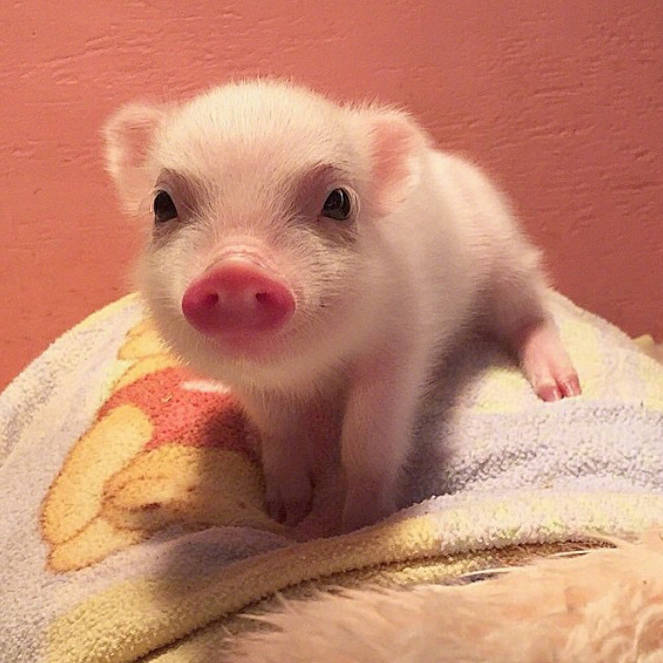
#> input picture image-1.png, 663 x 663 px
$ python -i utils.py   (imports and definitions only)   (older library calls are emulated)
#> lines starting #> are read from the running program, lines starting #| are printed output that depends on the picture
#> further down, picture is the input picture: shape (663, 663, 3); mean B, G, R 110.9, 134.8, 195.3
import cv2
import numpy as np
import concurrent.futures


def get_low_poly_image(
    image: np.ndarray, num_points: int = 1000, detail_level: int = 5
) -> np.ndarray:
    # 参数校验
#> called with num_points = 1000, detail_level = 5
    detail_level = max(1, min(detail_level, 5))
    num_points = max(100, num_points)

    # 图像预处理
    h, w = image.shape[:2]
#> h = 663; w = 663
    gray = cv2.cvtColor(image, cv2.COLOR_BGR2GRAY)
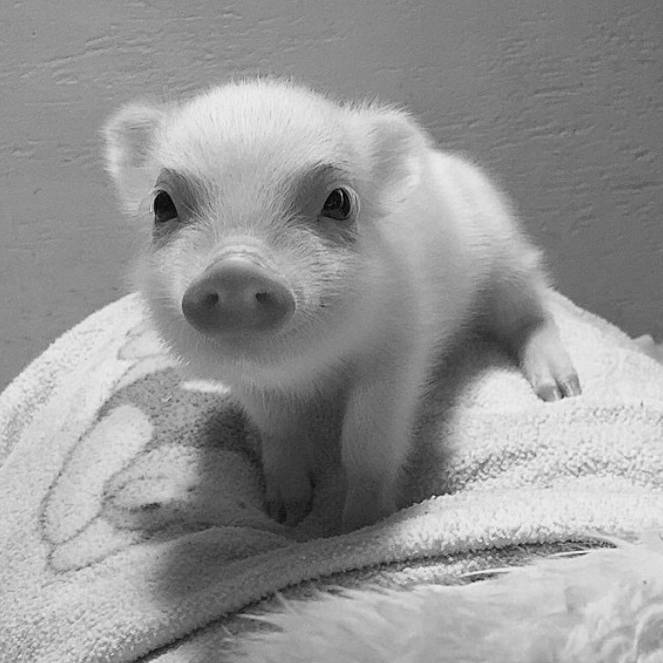
#> gray: shape (663, 663); min 3, max 243, mean 150.1

    # 动态计算模糊参数
    blur_size = 5 + 2 * detail_level
    blur_size = blur_size + 1 if blur_size % 2 == 0 else blur_size
    blurred = cv2.GaussianBlur(gray, (blur_size, blur_size), 0)

    # 自适应阈值计算
    otsu_thresh, _ = cv2.threshold(blurred, 0, 255, cv2.THRESH_BINARY + cv2.THRESH_OTSU)
#> otsu_thresh = 156
    edges = cv2.Canny(blurred, otsu_thresh * 0.5, otsu_thresh * 1.5)
#> edges: shape (663, 663); every value is 0

    # 特征点采集优化
    ys, xs = np.where(edges > 0)
#> ys = empty array; xs = empty array
    edge_points = np.column_stack((xs, ys))
#> edge_points = empty array

    # 智能点采样策略
    if len(edge_points) > num_points * 0.8:
        edge_sample = int(num_points * 0.8)
        indices = np.random.choice(len(edge_points), edge_sample, replace=False)
        points = edge_points[indices]
        num_random = num_points - edge_sample
    else:
        points = edge_points
#> points = empty array
        num_random = num_points - len(points)
#> num_random = 1000

    # 高效生成随机点
    if num_random > 0:
        random_points = np.random.randint([0, 0], [w, h], (num_random, 2))
#> random_points = 1000 pairs, first value 0 to 662, second value 0 to 662
        points = (
            np.vstack([points, random_points]) if len(points) > 0 else random_points
        )
#> points has the same summary as random_points

    # Delaunay三角剖分
    rect = (0, 0, w, h)
#> rect = (0, 0, 663, 663)
    subdiv = cv2.Subdiv2D(rect)
    subdiv.insert(points.astype(np.float32))

    # 过滤无效三角形
    triangle_list = []
    for t in subdiv.getTriangleList():
        if all(0 <= t[i] < w and 0 <= t[i + 1] < h for i in range(0, 6, 2)):
            triangle_list.append(t)

    # 预处理积分图
    integral_b = cv2.integral(image[:, :, 0], sdepth=cv2.CV_64F)
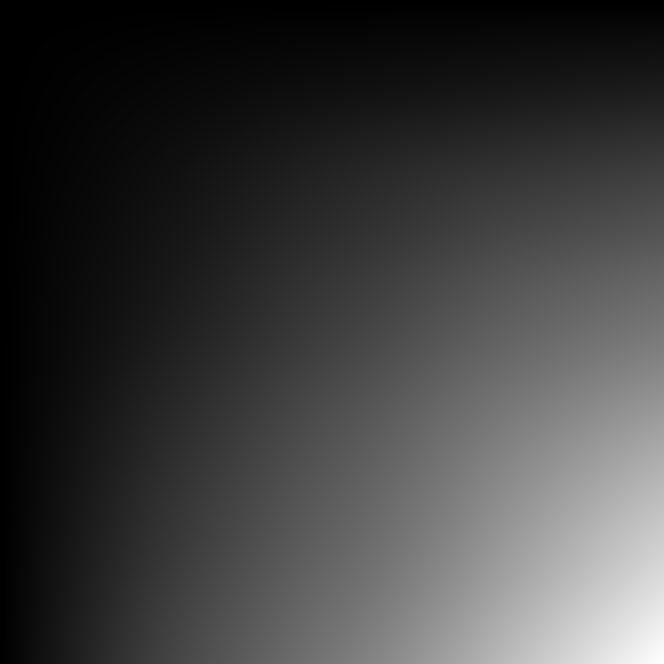
#> integral_b: shape (664, 664) float64; min 0, max 48765462, mean 11947592.9; drawn with min black and max white
    integral_g = cv2.integral(image[:, :, 1], sdepth=cv2.CV_64F)
    integral_r = cv2.integral(image[:, :, 2], sdepth=cv2.CV_64F)

    # 多线程颜色计算
    triangles_with_colors = []

    def process_triangle(t):
        # 解析三角形顶点
        pts = [(int(t[i]), int(t[i + 1])) for i in range(0, 6, 2)]

        # 计算包围盒
        xs = [p[0] for p in pts]
        ys = [p[1] for p in pts]
        min_x, max_x = max(0, min(xs)), min(w - 1, max(xs))
#> min_x = 577; max_x = 605
        min_y, max_y = max(0, min(ys)), min(h - 1, max(ys))
#> min_y = 552; max_y = 598

        if min_x >= max_x or min_y >= max_y:
            return None

        # 使用积分图计算平均颜色
        try:
            sum_b = (
                integral_r[max_y + 1, max_x + 1]
                - integral_r[max_y + 1, min_x]
                - integral_r[min_y, max_x + 1]
                + integral_r[min_y, min_x]
            )
#> sum_b = 332023
            sum_g = (
                integral_g[max_y + 1, max_x + 1]
                - integral_g[max_y + 1, min_x]
                - integral_g[min_y, max_x + 1]
                + integral_g[min_y, min_x]
            )
#> sum_g = 269171
            sum_r = (
                integral_b[max_y + 1, max_x + 1]
                - integral_b[max_y + 1, min_x]
                - integral_b[min_y, max_x + 1]
                + integral_b[min_y, min_x]
            )
#> sum_r = 209020
        except:
            return None

        area = (max_x - min_x + 1) * (max_y - min_y + 1)
#> area = 1363
        if area == 0:
            return None

        color = (int(sum_r / area), int(sum_g / area), int(sum_b / area))
#> color = (153, 197, 243)
        return (pts, color)

    # 并行处理三角形
    with concurrent.futures.ThreadPoolExecutor() as executor:
        futures = [executor.submit(process_triangle, t) for t in triangle_list]
#> futures = 1973 items
        for future in concurrent.futures.as_completed(futures):
            result = future.result()
            if result:
                triangles_with_colors.append(result)
#> this loop made 1973 passes
#> result on passes 1 to 3: ([(91, 643), (71, 624), (100, 632)], (124, 188, 227)), ([(484, 151), (469, 183), (466, 165)], (136, 159, 220)), ([(423, 348), (447, 350), (448, 366)], (89, 98, 136))
#> after the loop, triangles_with_colors = 1973 items

    # 创建结果图像
    result_img = np.full_like(image, 255)

    # 单线程绘制保证线程安全
    for pts, color in triangles_with_colors:
        cv2.fillConvexPoly(result_img, np.array(pts), color, lineType=cv2.LINE_AA)
#> this loop made 1973 passes
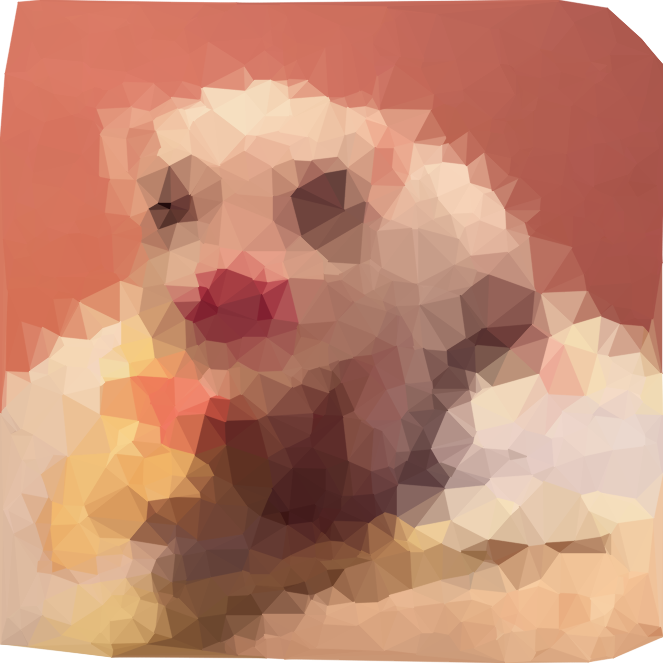
#> result_img: shape (663, 663, 3); mean of channels 0, 1, 2 113, 136.4, 195.7; drawn as B, G, R

    return result_img

>>> import cv2
>>> picture = cv2.imread('image-1.png')
>>> result = get_low_poly_image(picture)

$ run again, on image.png
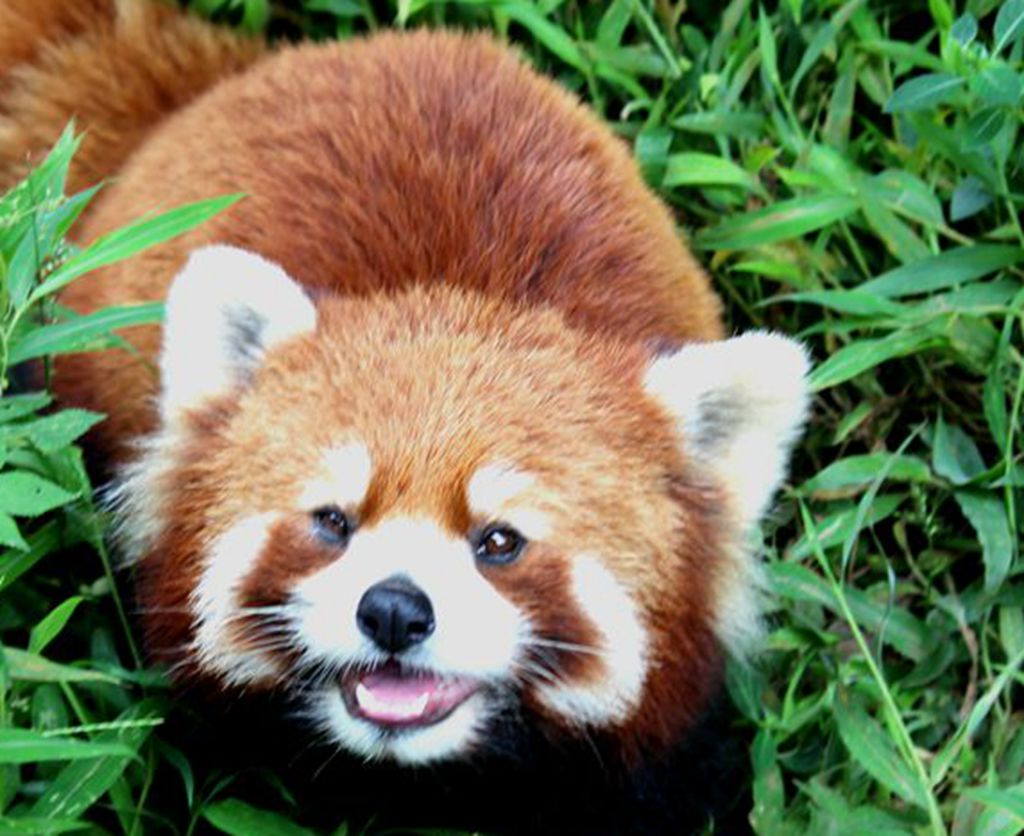
#> input picture image.png, 1024 x 836 px
#> picture is the input picture: shape (836, 1024, 3); mean B, G, R 84.5, 117.1, 113.5
#> otsu_thresh = 110
#> in get_low_poly_image, `edges = cv2.Canny(blurred, otsu_thresh * 0.5, otsu_thresh * 1.5)`:
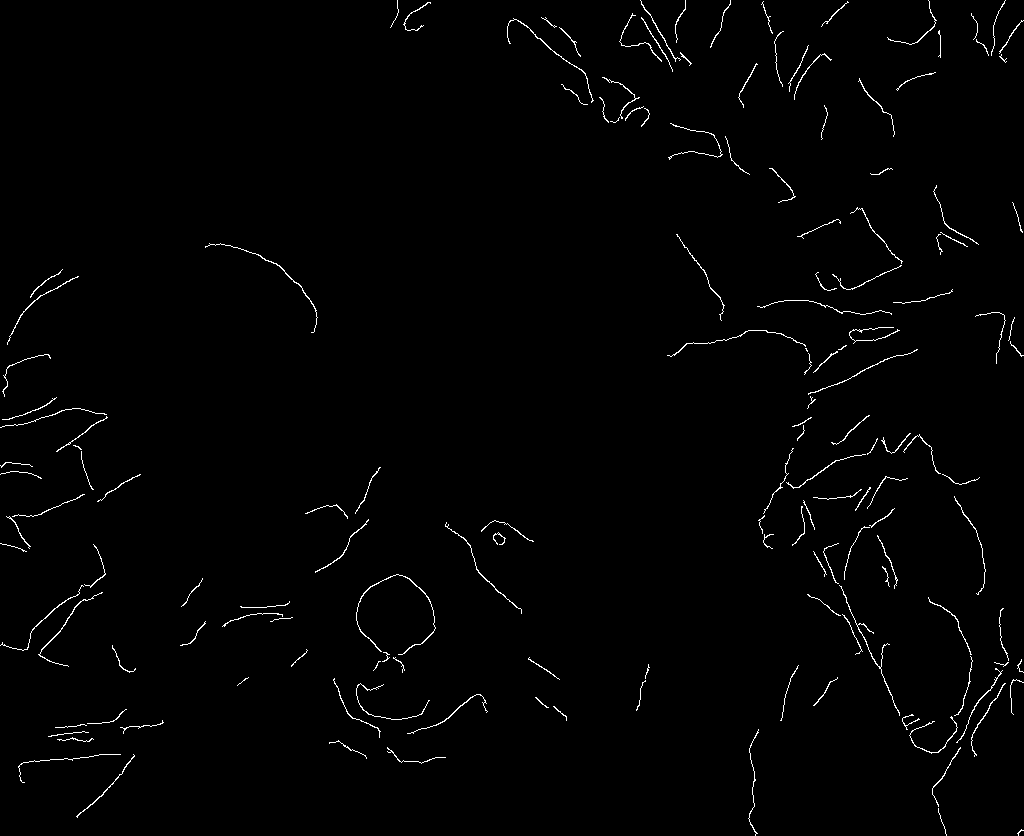
#> edges: shape (836, 1024); 1.2% white in thin lines or dots
#> in get_low_poly_image, `ys, xs = np.where(edges > 0)`: ys = 9989 values from 0 to 835; xs = 9989 values, max 1023 at index 312, min 0 at index 4330, mean 604
#> edge_points = 9989 pairs, first value 0 to 1023, second value 0 to 835
#> indices = 800 values, max 9988 at index 774, min 9 at index 393, mean 5204
#> in get_low_poly_image, `points = edge_points[indices]`: points = 800 pairs, first value 4 to 1020, second value 1 to 835
#> in get_low_poly_image, `points = ( np.vstack([points, random_points]) if len(points) > 0 else ..`: points = 1000 pairs, first value 4 to 1022, second value 1 to 835
#> sum_b = 17798
#> sum_g = 29964
#> sum_r = 19188
#> in process_triangle, `color = (int(sum_r / area), int(sum_g / area), int(sum_b / area))`: color = (100, 157, 93)
#> futures = 1977 items
#> the loop in get_low_poly_image, `for future in concurrent.futures.as_completed(futures):` made 1977 passes
#> result on passes 1 to 3: ([(724, 455), (686, 385), (727, 382)], (192, 194, 188)), ([(778, 202), (791, 189), (789, 199)], (30, 79, 25)), ([(834, 578), (824, 574), (833, 577)], (57, 126, 69))
#> the loop in get_low_poly_image, `for pts, color in triangles_with_colors:` made 1977 passes
#> after the loop in get_low_poly_image, `for pts, color in triangles_with_colors:`:
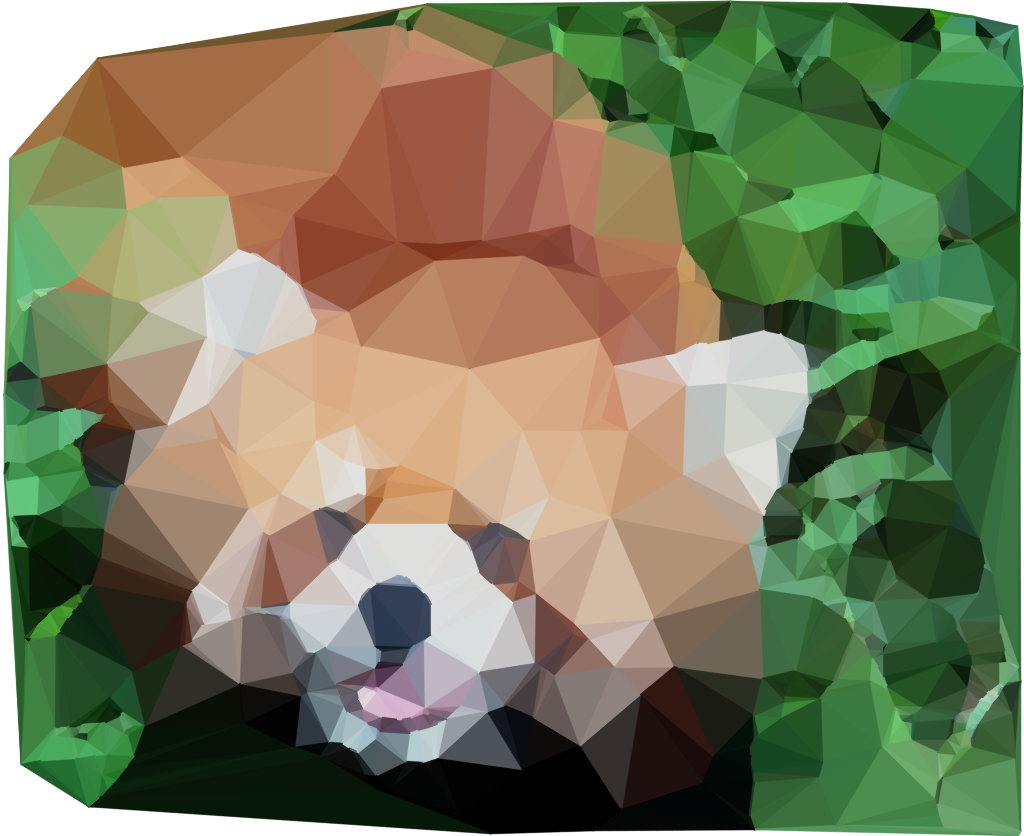
#> result_img: shape (836, 1024, 3); mean of channels 0, 1, 2 95.2, 125.6, 122.4; drawn as B, G, R
